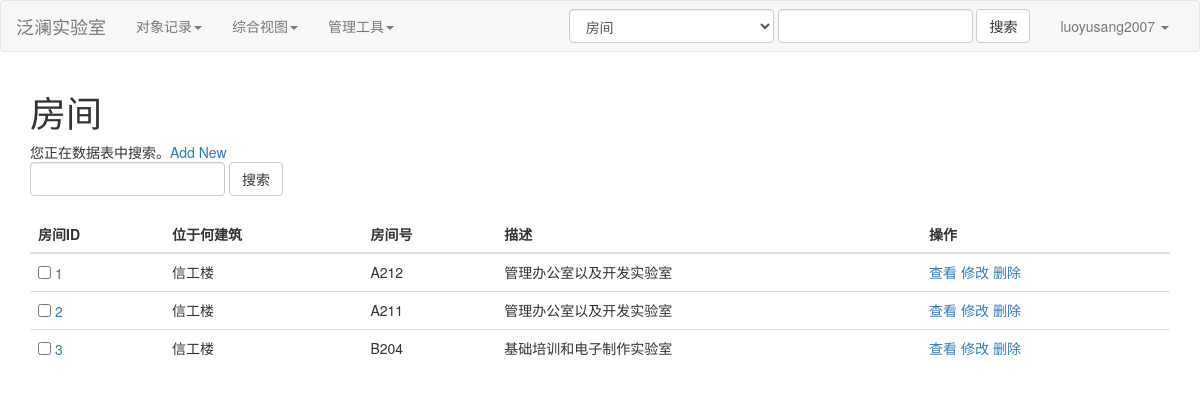
The app's page /tmplt_based_ui/search?b_name=o_rooms with its own data.
### tables this page shows
CREATE TABLE "o_persons" (
  "person_id" INTEGER NOT NULL PRIMARY KEY AUTOINCREMENT,
  "username",
  "password",
  "type" TEXT,
  "title",
  "auth_role" TEXT DEFAULT app_user,
  "name" TEXT,
  "school_card_number" TEXT,
  "cell_number" TEXT,
  "email",
  "qq_number",
  "status" INTEGER,
  UNIQUE ("username" ASC)
);

CREATE TABLE o_rooms (room_id INTEGER PRIMARY KEY AUTOINCREMENT, building, room_code TEXT, discription);

### bp_tmplt_based_ui.py (the view, shortened to what this page needs)
@tmplt_based_ui.route('/search', methods=["GET"])
def search():
    logined_person_id = session.get("logined_person_id")
    user_info_dict = get_user_info_dict(logined_person_id)
    db = get_db()
    cur = db.cursor()
    b_name = request.args.get("b_name")
    key_words = request.args.get("search_key_word")
    bsns_table_dict = bsnses.getFomatdDict(b_name)
    filters_list = []
    query_sql_str = bsnses.createQuerySQL(
        b_name,
        read_auth_role=user_info_dict.get("auth_role"),
        filters_list=filters_list
    )
    query_result = cur.execute(query_sql_str).fetchall()
    for row_index in range(len(query_result)):
        for key in list(query_result[row_index].keys()):
            if bsns_table_dict["$COLU"][key].get("$DISP_show_in_brief_view") == False:
                query_result[row_index].pop(key)
    for row_index in range(len(query_result)):
        for key, val in query_result[row_index].items():
            content_displacer = bsns_table_dict["$COLU"][key]["$DISP_displacer"]
            if type(content_displacer) == dict:  # if there is a displacer
                origin_result = query_result[row_index][key]
                if content_displacer.__contains__(origin_result):
                    query_result[row_index][key] = content_displacer[origin_result]
            if query_result[row_index][key] == None:
                query_result[row_index][key] = ""
    cur.close()
    return render_template(
        "search.htm",
        user_info_dict=user_info_dict,
        bsns_table_dict=bsns_table_dict,
        query_result=query_result,
    )

### app_globals.py (called while the page is built)
def get_db():
    db = getattr(g, "_database", None)
    if db is None:
        db = g._database = sqlite3.connect(DATABASE)
        def make_dicts(cursor, row):
            return dict(
                (cursor.description[idx][0], value) for idx, value in enumerate(row)
            )
        db.row_factory = make_dicts
    return db

def get_user_info_dict(person_id):
    if person_id == 0:
        return {"logined": False}
    else:
        db = get_db()
        cur = db.cursor()
        query_sql_str = bsnses.createQuerySQL(
            "o_persons", read_auth_role="admin", filters_list=[], id=person_id
        )
        query_result = cur.execute(query_sql_str).fetchall()
        cur.close()
        query_result[0]["logined"] = True
        return query_result[0]

### finedb/data_frame.py (called while the page is built)
    def getFomatdDict(self, t_name=None):
        if t_name:
            return self.formatted_dict[t_name]
        else:
            return self.formatted_dict

### main.py (called while the page is built)
@app.teardown_appcontext
def close_connection(exception):
    db = getattr(g, "_database", None)
    if db is not None:
        db.close()

### templates/search.htm (shortened to what this page needs)
{% extends 'base/base.htm' %}
{% block main %}
<div class="container" style = "overflow-x:auto;">
    <h1>{{bsns_table_dict['$DISP_name']['ZH']}}</h1>
    {% if bsns_table_dict['$TYPE'] == 'table' %}
        您正在数据表中搜索。<a href = "/tmplt_based_ui/target_insert_form?b_name={{bsns_table_dict['$TBNM']}}" >Add New</a>
    {% elif bsns_table_dict['$TYPE'] == 'view'%}
        您正在视图中搜索。
    {% else %}
        Error!
    {% endif %}
    <form class="form-inline" action="" method="get">
        <input type="text" class="form-control" name = "search_key_word">
        <button class="btn btn-default" >搜索</button>
    </form>
    <div id = "message_div">&nbsp;</div>
    {% if query_result|length > 0 %}
        <table class = "table">
        <thead>
            <tr>
                {% for column_name in query_result[0].keys() %}
                <th>{{bsns_table_dict['$COLU'][column_name]['$DISP_name']['ZH']}}</th>
                {% endfor %}
                <th>操作</th>
            </tr>
        </thead>
        <tbody>
    {% for row in query_result %}
        <tr >
        {% set ns = namespace(id_val = 0) %}
        {% for key,value in row.items() %}
            {% if bsns_table_dict['$PMKY'] == key %}
                {% set ns.id_val = value %}
            <td>
                <input type="checkbox" value ="{{value}}" name = "CHECK_{{value}}">
                <a href = "target_scope?id={{value}}&b_name={{bsns_table_dict['$TBNM']}}">{{value}} </a>
            </td>
            {% else %}
            <td>{{value}} </td>
            {% endif %}
        {% endfor %}
            <td>
                <a href = "target_scope?id={{ns.id_val}}&b_name={{bsns_table_dict['$TBNM']}}"> 查看 </a>
                <a href = "target_update_form?id={{ns.id_val}}&b_name={{bsns_table_dict['$TBNM']}}"> 修改 </a>
                <a href = "#" data-toggle="modal" data-target="#delModal"   onclick = "id_to_del = {{ns.id_val}}"> 删除 </a>
            </td>
        </tr>
    {% endfor %}
    </tbody>
    </table>
    {% else %}
        <p>查找结果为空。</p>
    {% endif %}
</div>
{% endblock %}

### templates/base/base.htm (shortened to what this page needs)
<!DOCTYPE html>
<html lang="zh-CN">
  <head>
    <link href="https://cdn.bootcss.com/bootstrap/3.3.7/css/bootstrap.min.css" rel="stylesheet">
  </head>
  <body>
    {% include 'base/include/nav.htm' %}
    {% block main %}
    {% endblock%}
  </body>
</html>

### templates/base/include/nav.htm (shortened to what this page needs)
    <nav class="navbar navbar-default">
        <div class="container-fluid">
            <div class="navbar-header">
                <a class="navbar-brand" href="/">{{config['G_AppName']}}</a>
            </div>
            <div class="collapse navbar-collapse" id="bs-example-navbar-collapse-1">
                <ul class="nav navbar-nav">
                    <li class="dropdown">
                        <a href="#" class="dropdown-toggle" data-toggle="dropdown"
                            role="button" aria-haspopup="true" aria-expanded="false">对象记录<span class="caret"></span></a>
                    </li>
                    <li class="dropdown">
                        <a href="#" class="dropdown-toggle" data-toggle="dropdown"
                           role="button" aria-haspopup="true" aria-expanded="false">综合视图<span class="caret"></span></a>
                    </li>
                    <li class="dropdown">
                        <a href="#" class="dropdown-toggle" data-toggle="dropdown"
                           role="button" aria-haspopup="true" aria-expanded="false">管理工具<span class="caret"></span></a>
                    </li>
                </ul>
                <ul class="nav navbar-nav navbar-right">
                    <li class="dropdown">
                        <a href="#" class="dropdown-toggle" data-toggle="dropdown" role="button" aria-haspopup="true" aria-expanded="false">
                            {% if user_info_dict['logined'] == True%}
                                {{user_info_dict['username']}}
                            {% else %}
                                未登录
                            {% endif %}
                            <span class="caret"></span>
                        </a>
                    </li>
                </ul>
                <form class="navbar-form navbar-right" action="/tmplt_based_ui/search" method="get">
                            <select class = "form-control" name = b_name>
                                {%  for key, val in config['G_bsnses_dict'].items() %}
                                    <option value = "{{key}}">{{val['$DISP_name']['ZH']}}</option>
                                {% endfor %}
                            </select>
                            <input type="text" class="form-control" name = "search_key_word">
                            <button class="btn btn-default" >搜索</button>
                </form>
            </div>
        </div>
    </nav>

### records on screen
o_persons: username "luoyusang2007"
o_rooms: row "1", building "信工楼", room_code "A212", discription "管理办公室以及开发实验室"
o_rooms: row "2", building "信工楼", room_code "A211", discription "管理办公室以及开发实验室"
o_rooms: row "3", building "信工楼", room_code "B204", discription "基础培训和电子制作实验室"

### other values on screen
{{ config['G_AppName'] }} "泛澜实验室"
{{ bsns_table_dict['$DISP_name']['ZH'] }} "房间"
{{ bsns_table_dict['$COLU'][column_name]['$DISP_name']['ZH'] }} "房间ID" "位于何建筑" "房间号" "描述"
form field b_name "房间"
